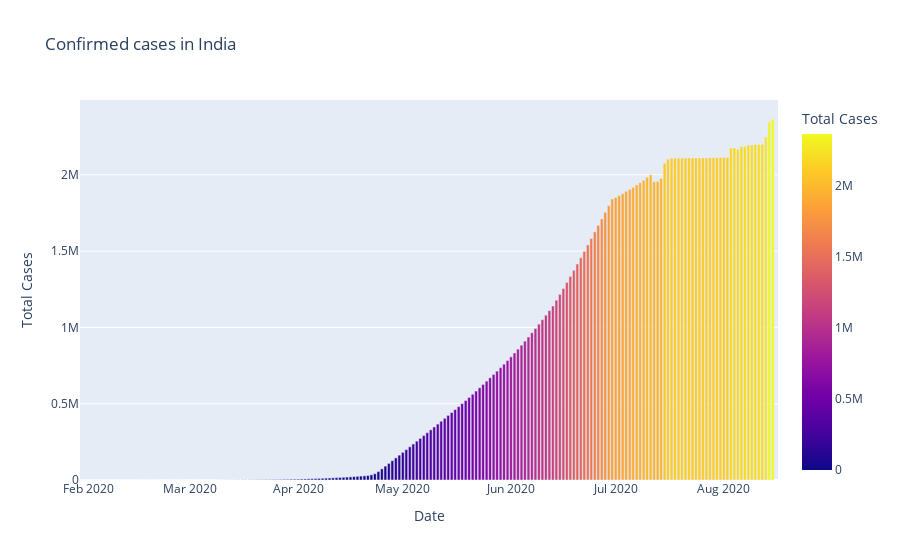

The notebook cell this image was saved under:
### Code cell
#Matplotlib
fig=plt.figure(figsize=(10,5),dpi=200)
axes=fig.add_axes([0.1,0.1,0.8,0.8])
axes.bar(dbd_India["Date"],dbd_India["Total Cases"],color='blue')
axes.set_xlabel("Date")
axes.set_ylabel("Total Cases")
axes.set_title("Confirmed cases in India")
plt.show()


#plotly Express

fig=px.bar(dbd_India,x="Date",y="Total Cases",color='Total Cases',title='Confirmed cases in India')
fig.show()

### Figure 1 — Plotly figure (JSON) as saved in the notebook; plotly's stock layout.template omitted (floating-point values rounded to 4 significant figures; data arrays with more than 128 entries replaced by an {"elided": "..."} marker saying what was removed)
{"data": [{"alignmentgroup": "True", "hovertemplate": "Date=%{x}<br>Total Cases=%{marker.color}<extra></extra>", "legendgroup": "", "marker": {"color": {"elided": "200 int values"}, "coloraxis": "coloraxis"}, "name": "", "offsetgroup": "", "orientation": "v", "showlegend": false, "textposition": "auto", "type": "bar", "x": {"elided": "200 str values"}, "xaxis": "x", "y": {"elided": "200 int values"}, "yaxis": "y"}], "layout": {"barmode": "relative", "coloraxis": {"colorbar": {"title": {"text": "Total Cases"}}, "colorscale": [[0, "#0d0887"], [0.1111, "#46039f"], [0.2222, "#7201a8"], [0.3333, "#9c179e"], [0.4444, "#bd3786"], [0.5556, "#d8576b"], [0.6667, "#ed7953"], [0.7778, "#fb9f3a"], [0.8889, "#fdca26"], [1, "#f0f921"]]}, "legend": {"tracegroupgap": 0}, "title": {"text": "Confirmed cases in India"}, "xaxis": {"anchor": "y", "domain": [0, 1], "title": {"text": "Date"}}, "yaxis": {"anchor": "x", "domain": [0, 1], "title": {"text": "Total Cases"}}}}
